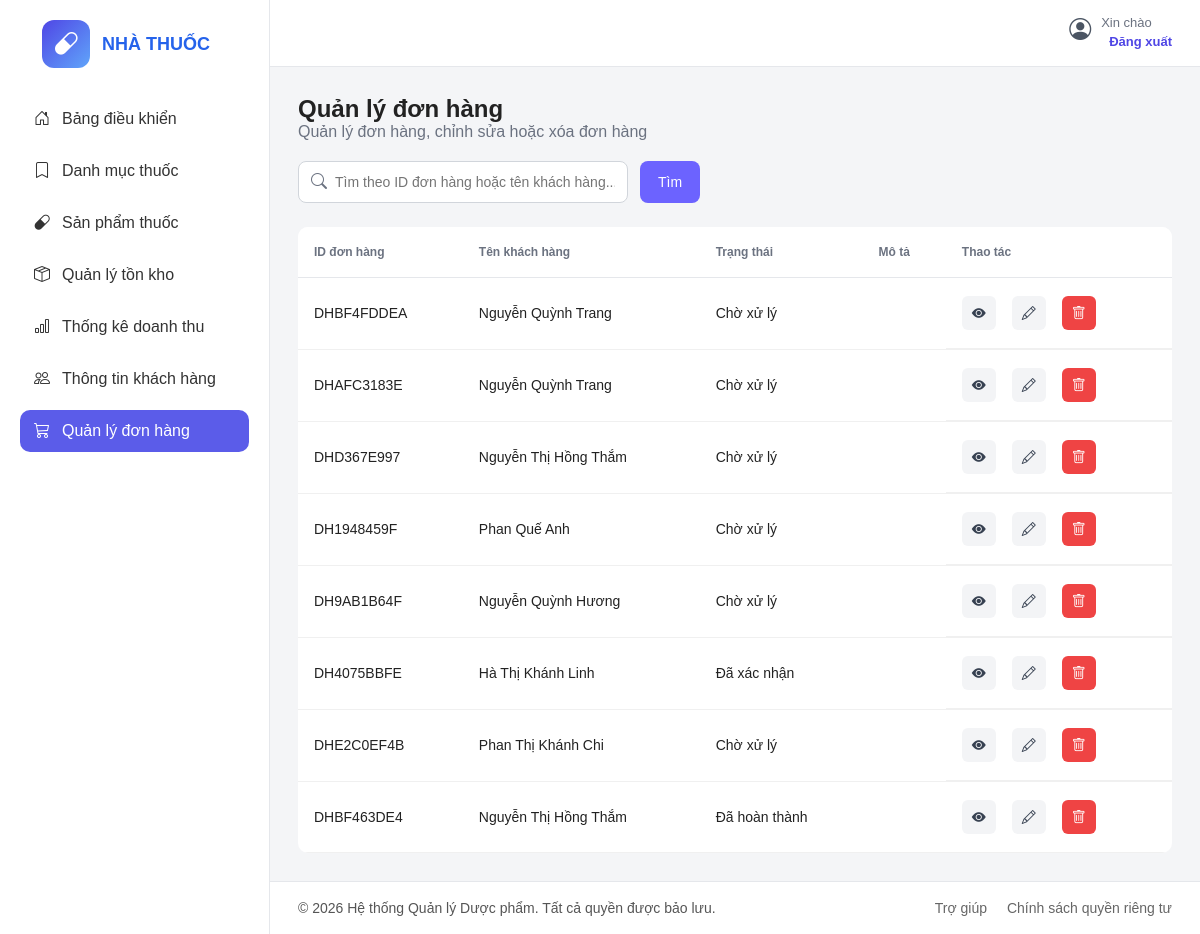
/dashboard/don-hang/, run on an earlier commit of the app's database.
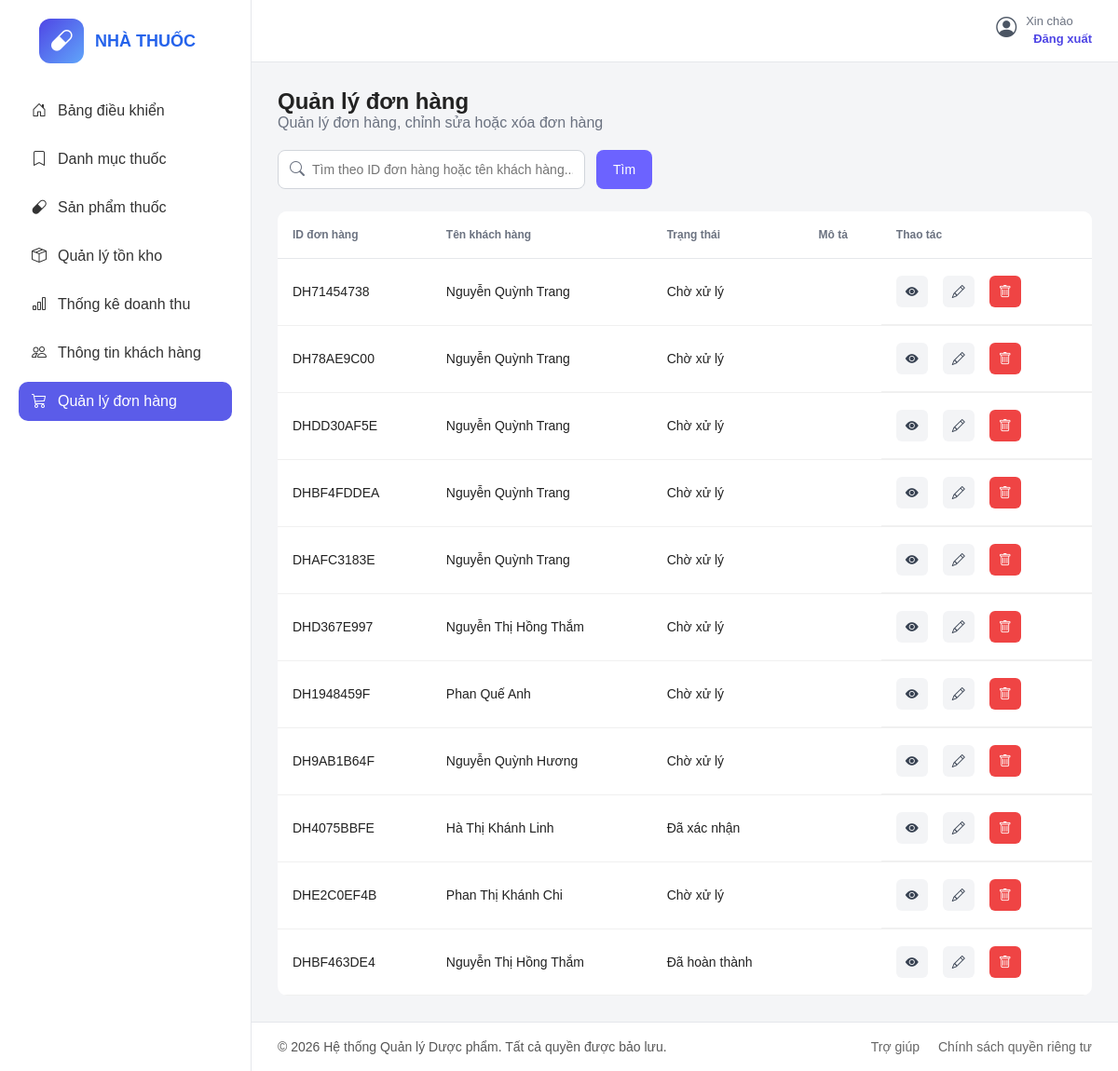
And on a later commit of the database.
### core/models.py (models this page shows, shortened)
class Order(models.Model):
    STATUS_CHOICES = [
        ('pending', 'Chờ xử lý'),
        ('confirmed', 'Đã xác nhận'),
        ('completed', 'Đã hoàn thành'),
        ('cancelled', 'Đã hủy'),
    ]
    PAYMENT_CHOICES = [
        ('cash', 'Thanh toán tiền mặt'),
        ('bank', 'Thanh toán chuyển khoản'),
    ]
    customer = models.ForeignKey(Customer, on_delete=models.CASCADE)
    code = models.CharField(max_length=20, unique=True)
    status = models.CharField(max_length=20, choices=STATUS_CHOICES, default='pending')
    receiver_name = models.CharField(max_length=100)
    receiver_phone = models.CharField(max_length=20)
    delivery_address = models.CharField(max_length=255)
    subtotal = models.DecimalField(max_digits=12, decimal_places=2, default=0)
    note = models.TextField(blank=True)
    payment_method = models.CharField(max_length=20, choices=PAYMENT_CHOICES, default='cash')
    created_at = models.DateTimeField(auto_now_add=True)

class Customer(models.Model):
    user = models.OneToOneField(User, on_delete=models.CASCADE)
    full_name = models.CharField(max_length=100)
    address = models.CharField(max_length=255, blank=True)
    phone = models.CharField(max_length=20)
    avatar = models.ImageField(upload_to='avatars/', blank=True, null=True)

### core/views.py (the view)
# urls.py: path('dashboard/don-hang/', views.admin_orders, name='admin_orders'),
def admin_orders(request):
    orders = (
        Order.objects
        .select_related('customer')
        .prefetch_related('items__product')
        .all()
        .order_by('-created_at')
    )
    return render(request, 'admin_panel/donhang.html', {
        'orders': orders
    })

### templates/admin_panel/donhang.html (shortened to what the changed rows need)
{% load static %}
<!DOCTYPE html>
<html lang="vi">
<head>
  <link rel="stylesheet" href="{% static 'css/donhang.css' %}" />
  <link rel="stylesheet" href="https://cdn.jsdelivr.net/npm/bootstrap-icons@1.11.3/font/bootstrap-icons.min.css" />
</head>
<body>
  <div class="container">
    <aside class="sidebar">
      <div class="logo">
        <div>
          <h2>NHÀ THUỐC</h2>
        </div>
      </div>
    </aside>
    <main class="main-content">
      <section class="titleql">
        <h2>Quản lý đơn hàng</h2>
        <div class="table-wrapper">
          <table>
            <thead>
              <tr>
                <th>ID đơn hàng</th>
                <th>Tên khách hàng</th>
                <th>Trạng thái</th>
                <th>Mô tả</th>
                <th>Thao tác</th>
              </tr>
            </thead>
            <tbody>
              {% for order in orders %}
              <tr>
                <td>{{ order.code }}</td>
                <td>{{ order.customer.full_name }}</td>
                <td>{{ order.get_status_display }}</td>
                <td>{{ order.note }}</td>
                <td class="action-cell">
                  <button
                    type="button"
                    class="view-btn open-view-popup"
                    data-id="{{ order.id }}"
                    data-code="{{ order.code }}"
                    data-customer="{{ order.customer.full_name }}"
                  >
                    <i class="bi bi-eye-fill"></i>
                  </button>
                  <button
                    type="button"
                    class="edit-btn open-edit-popup"
                    data-id="{{ order.id }}"
                    data-code="{{ order.code }}"
                    data-customer="{{ order.customer.full_name }}"
                    data-status="{{ order.status }}"
                    data-note="{{ order.note }}"
                  >
                    <i class="bi bi-pencil"></i>
                  </button>
                  <form method="post"
                    action="{% url 'admin_order_delete' order.id %}"
                    style="display:inline"
                    onsubmit="return confirm('Bạn có chắc muốn xóa đơn hàng này không?');">
                    <button type="submit" class="delete-btn">
                      <i class="bi bi-trash"></i>
                    </button>
                  </form>
                </td>
              </tr>
              {% empty %}
              <tr>
                <td colspan="5" class="empty-row">Không tìm thấy đơn hàng phù hợp.</td>
              </tr>
              {% endfor %}
            </tbody>
          </table>
        </div>
      </section>
    </main>
  </div>
</body>
</html>

What changed in the data, as far as the page shows it:
added Order: code "DH71454738", customer.full_name "Nguyễn Quỳnh Trang", status "Chờ xử lý"
added Order: code "DH78AE9C00", customer.full_name "Nguyễn Quỳnh Trang", status "Chờ xử lý"
added Order: code "DHDD30AF5E", customer.full_name "Nguyễn Quỳnh Trang", status "Chờ xử lý"
